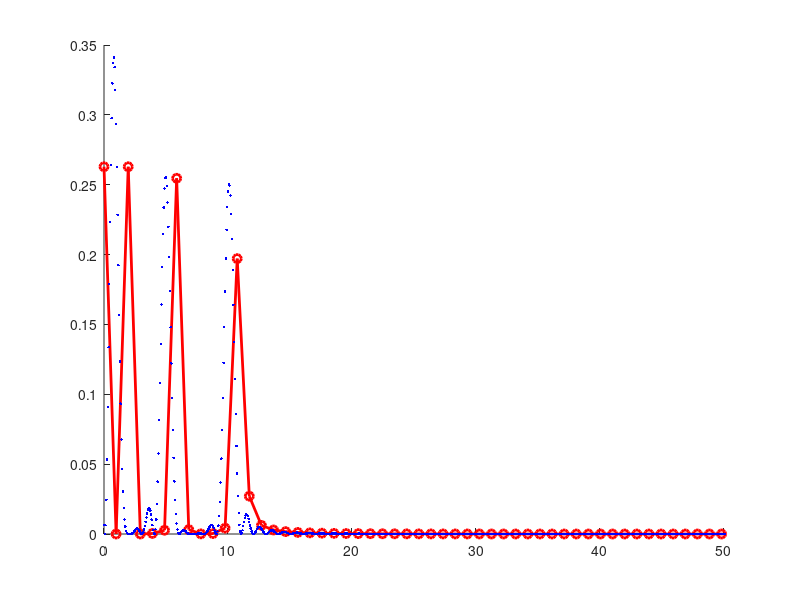

This figure's MATLAB source:
%%
Fs = 1000;
t = 0:1/Fs:1;
sig = sin(2*pi*1.*t)+sin(2*pi*5.*t)+sin(2*pi*10.*t);%+(0+1*randn(1,length(t)));

sig2 = [zeros(1,length(t)*5) sig zeros(1,length(t)*5)];

nfft = 2^nextpow2(length(sig));
y = fft(sig,nfft)./Fs;
y = fftshift(y);
y = y(nfft/2:end);
y = y.*conj(y);
f = Fs/2*linspace(0,1,nfft/2+1);

nfft2 = 2^nextpow2(length(sig2));
y2 = fft(sig,nfft2)./Fs;
y2 = fftshift(y2);
y2 = y2(nfft2/2:end);
y2 = y2.*conj(y2);
f2 = Fs/2*linspace(0,1,nfft2/2+1);

figure;
hold on;
plot(f,y,'ro-','LineWidth',2);
plot(f2,y2,'b.','LineWidth',2);

xlim([0 50]);